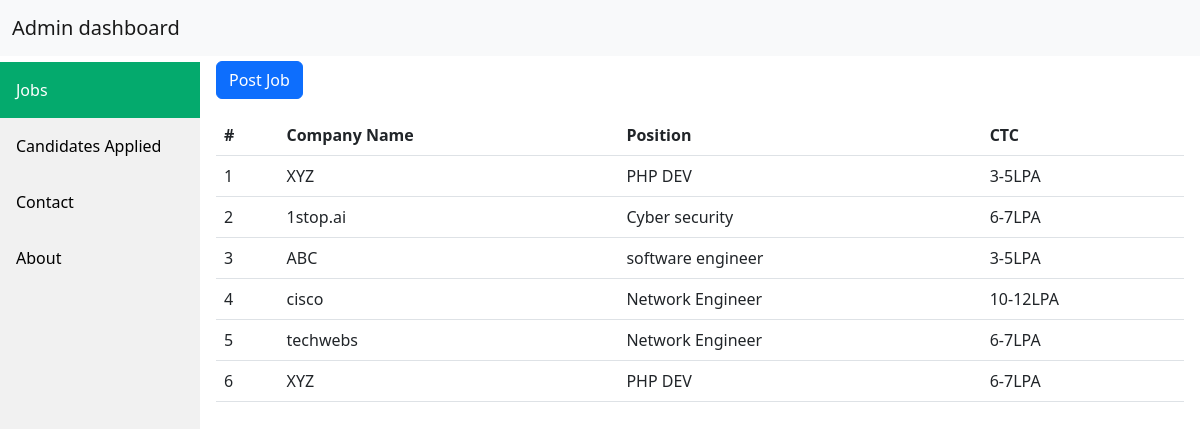
The page / on the database its author committed.
### tables this page shows
CREATE TABLE `jobs` (
  `Id` int(11) NOT NULL,
  `cname` varchar(50) NOT NULL,
  `position` varchar(50) NOT NULL,
  `Jdesc` varchar(200) NOT NULL,
  `skills` varchar(50) NOT NULL,
  `CTC` varchar(50) NOT NULL
);

### index.php (the view, shortened to what this page needs)
<?php include 'header.php'?>
<div class="content">
<p>
<button class="btn btn-primary" type="button" data-bs-toggle="collapse" data-bs-target="#collapseExample" aria-expanded="false" aria-controls="collapseExample">
    Post Job
  </button>
  </p>
<table class="table">
  <thead>
    <tr>
      <th scope="col">#</th>
      <th scope="col">Company Name</th>
      <th scope="col">Position</th>
      <th scope="col">CTC</th>
    </tr>
  </thead>
<?php $sql="SELECT `cname`, `position`, `CTC` FROM `jobs`";
$result = mysqli_query($conn,$sql);
$i=0;
if($result->num_rows>0){
  while($row = $result->fetch_assoc()){
    echo"
    <tbody>
    <tr>
<td>".++$i."</td>
<td>".$row['cname']."</td>
<td>".$row['position']."</td>
<td>".$row['CTC']."</td>
</tr>";
  }
}
else{
  echo"";
}
?>
</table>
</div>
</body>
</html>

### header.php (style rules this page uses)
div.content { margin-left: 200px; padding: 1px 16px; height: 1000px; margin-top: 60px; }

### rows shown on the page
jobs: cname "XYZ", position "PHP DEV", CTC "3-5LPA"
jobs: cname "1stop.ai", position "Cyber security", CTC "6-7LPA"
jobs: cname "ABC", position "software engineer", CTC "3-5LPA"
jobs: cname "cisco", position "Network Engineer", CTC "10-12LPA"
jobs: cname "techwebs", position "Network Engineer", CTC "6-7LPA"
jobs: cname "XYZ", position "PHP DEV", CTC "6-7LPA"
